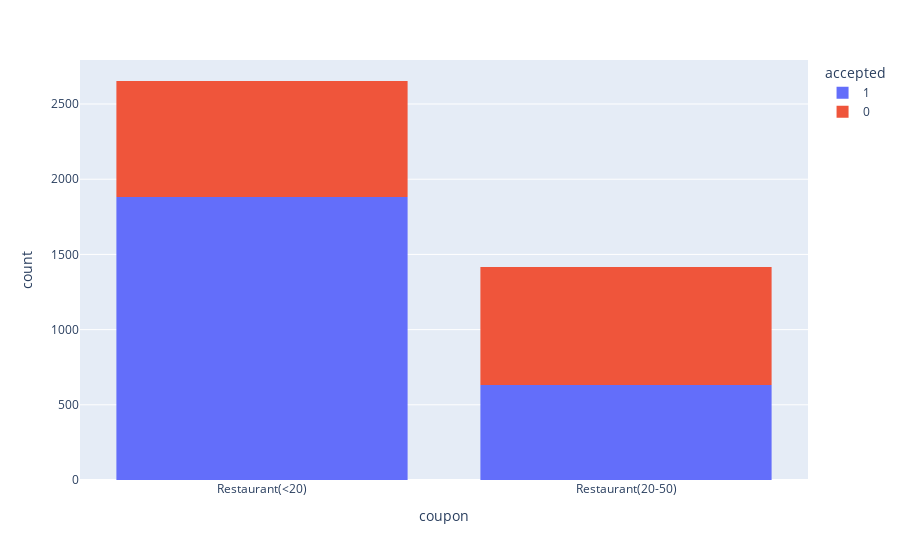

Notebook code cell kept with this figure:
### Code cell
restaurants = data.loc[(data['coupon'] == 'Restaurant(<20)') | (data['coupon'] == 'Restaurant(20-50)')]

px.histogram(restaurants, x=restaurants['coupon'], color='accepted')

### Figure 1 — Plotly figure (JSON) as saved in the notebook; plotly's stock layout.template omitted (floating-point values rounded to 4 significant figures; data arrays with more than 128 entries replaced by an {"elided": "..."} marker saying what was removed)
{"data": [{"alignmentgroup": "True", "bingroup": "x", "hovertemplate": "accepted=1<br>coupon=%{x}<br>count=%{y}<extra></extra>", "legendgroup": "1", "marker": {"color": "#636efa", "pattern": {"shape": ""}}, "name": "1", "offsetgroup": "1", "orientation": "v", "showlegend": true, "type": "histogram", "x": {"elided": "2513 str values"}, "xaxis": "x", "yaxis": "y"}, {"alignmentgroup": "True", "bingroup": "x", "hovertemplate": "accepted=0<br>coupon=%{x}<br>count=%{y}<extra></extra>", "legendgroup": "0", "marker": {"color": "#EF553B", "pattern": {"shape": ""}}, "name": "0", "offsetgroup": "0", "orientation": "v", "showlegend": true, "type": "histogram", "x": {"elided": "1557 str values"}, "xaxis": "x", "yaxis": "y"}], "layout": {"barmode": "relative", "legend": {"title": {"text": "accepted"}, "tracegroupgap": 0}, "margin": {"t": 60}, "xaxis": {"anchor": "y", "domain": [0, 1], "title": {"text": "coupon"}}, "yaxis": {"anchor": "x", "domain": [0, 1], "title": {"text": "count"}}}}
